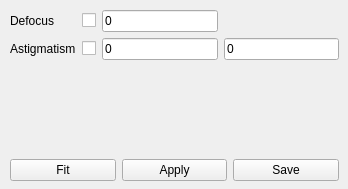
<?xml version="1.0" encoding="UTF-8"?>
<ui version="4.0">
 <class>Form</class>
 <widget class="QWidget" name="Form">
  <property name="geometry">
   <rect>
    <x>0</x>
    <y>0</y>
    <width>348</width>
    <height>189</height>
   </rect>
  </property>
  <property name="sizePolicy">
   <sizepolicy hsizetype="Fixed" vsizetype="Fixed">
    <horstretch>0</horstretch>
    <verstretch>0</verstretch>
   </sizepolicy>
  </property>
  <property name="windowTitle">
   <string>Form</string>
  </property>
  <widget class="QWidget" name="verticalLayoutWidget">
   <property name="geometry">
    <rect>
     <x>10</x>
     <y>10</y>
     <width>329</width>
     <height>171</height>
    </rect>
   </property>
   <layout class="QVBoxLayout" name="verticalLayout">
    <item>
     <layout class="QGridLayout" name="gridLayout">
      <item row="0" column="0">
       <widget class="QLabel" name="label_2">
        <property name="text">
         <string>Defocus</string>
        </property>
       </widget>
      </item>
      <item row="1" column="1">
       <widget class="QCheckBox" name="astigCheck">
        <property name="toolTip">
         <string>fit</string>
        </property>
       </widget>
      </item>
      <item row="1" column="0">
       <widget class="QLabel" name="label">
        <property name="text">
         <string>Astigmatism</string>
        </property>
       </widget>
      </item>
      <item row="0" column="1">
       <widget class="QCheckBox" name="defocusCheck">
        <property name="toolTip">
         <string>fit</string>
        </property>
       </widget>
      </item>
      <item row="0" column="2">
       <widget class="QLineEdit" name="defocusAmpl">
        <property name="toolTip">
         <string>amplitude</string>
        </property>
        <property name="text">
         <string>0</string>
        </property>
       </widget>
      </item>
      <item row="1" column="2">
       <widget class="QLineEdit" name="astigAmpl">
        <property name="toolTip">
         <string>amplitude</string>
        </property>
        <property name="text">
         <string>0</string>
        </property>
       </widget>
      </item>
      <item row="1" column="3">
       <widget class="QLineEdit" name="astigAngle">
        <property name="toolTip">
         <string>angle</string>
        </property>
        <property name="text">
         <string>0</string>
        </property>
       </widget>
      </item>
     </layout>
    </item>
    <item>
     <spacer name="verticalSpacer">
      <property name="orientation">
       <enum>Qt::Vertical</enum>
      </property>
      <property name="sizeHint" stdset="0">
       <size>
        <width>20</width>
        <height>40</height>
       </size>
      </property>
     </spacer>
    </item>
    <item>
     <layout class="QHBoxLayout" name="horizontalLayout_2">
      <item>
       <widget class="QPushButton" name="fitButton">
        <property name="text">
         <string>Fit</string>
        </property>
       </widget>
      </item>
      <item>
       <widget class="QPushButton" name="applyButton">
        <property name="text">
         <string>Apply</string>
        </property>
       </widget>
      </item>
      <item>
       <widget class="QPushButton" name="saveButton">
        <property name="text">
         <string>Save</string>
        </property>
       </widget>
      </item>
     </layout>
    </item>
   </layout>
  </widget>
  <zorder>astigAmpl</zorder>
  <zorder>verticalLayoutWidget</zorder>
 </widget>
 <resources/>
 <connections/>
</ui>
